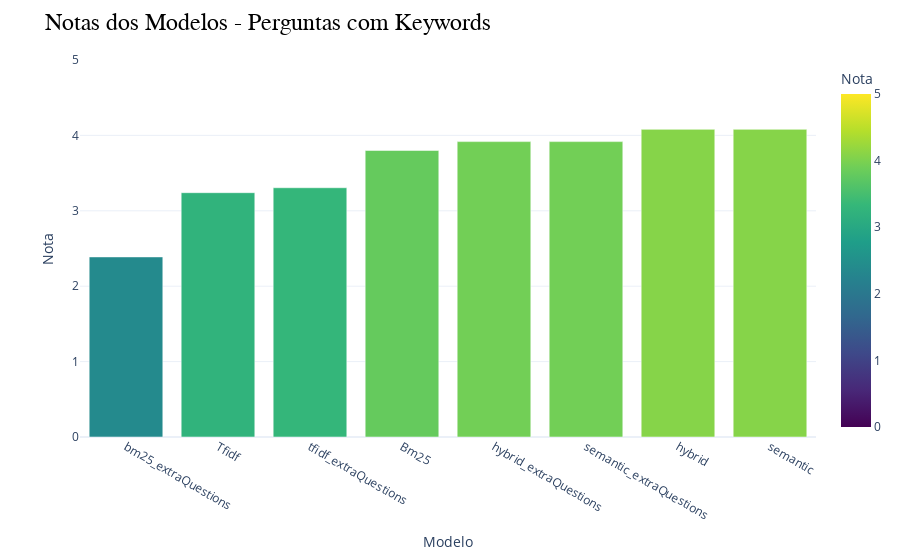

This figure's notebook cell:
### Markdown cell above
O semantic é melhor quando comparamos as dificuldades das perguntas, em geral. É naturalmente muito parecido com o hybrid, mas em algumas poucas perguntas tem melhor avaliação.

### Code cell
modelos = list(keywordd_mean.keys())
notas = list(keywordd_mean.values())

df = pd.DataFrame(list(zip(modelos, notas)), columns=['Modelo', 'Nota'])

df = df.sort_values('Nota')

fig = px.bar(df, x='Modelo', y='Nota', color='Nota', color_continuous_scale='Viridis',
             hover_data={'Nota':':.2f'}, range_color=[0,5])  # Set min and max values of the color scale

fig.update_layout(
    title='Notas dos Modelos - Perguntas com Keywords',
    title_font=dict(size=24, family='Courier', color='black'),
    showlegend=True,
    template='plotly_white'
)
fig.update_traces(hovertemplate='Modelo: %{x}<br>Nota: %{y:.2f}')

fig.update_yaxes(range=[0, 5])
fig.show()

### Figure 1 — Plotly figure (JSON) as saved in the notebook; plotly's stock layout.template omitted (floating-point values rounded to 4 significant figures)
{"data": [{"alignmentgroup": "True", "hovertemplate": "Modelo: %{x}<br>Nota: %{y:.2f}", "legendgroup": "", "marker": {"color": [2.388, 3.24, 3.306, 3.8, 3.918, 3.918, 4.08, 4.08], "coloraxis": "coloraxis", "pattern": {"shape": ""}}, "name": "", "offsetgroup": "", "orientation": "v", "showlegend": false, "textposition": "auto", "type": "bar", "x": ["bm25_extraQuestions", "Tfidf", "tfidf_extraQuestions", "Bm25", "hybrid_extraQuestions", "semantic_extraQuestions", "hybrid", "semantic"], "xaxis": "x", "y": [2.388, 3.24, 3.306, 3.8, 3.918, 3.918, 4.08, 4.08], "yaxis": "y"}], "layout": {"barmode": "relative", "coloraxis": {"cmax": 5, "cmin": 0, "colorbar": {"title": {"text": "Nota"}}, "colorscale": [[0, "#440154"], [0.1111, "#482878"], [0.2222, "#3e4989"], [0.3333, "#31688e"], [0.4444, "#26828e"], [0.5556, "#1f9e89"], [0.6667, "#35b779"], [0.7778, "#6ece58"], [0.8889, "#b5de2b"], [1, "#fde725"]]}, "legend": {"tracegroupgap": 0}, "margin": {"t": 60}, "showlegend": true, "title": {"font": {"color": "black", "family": "Courier", "size": 24}, "text": "Notas dos Modelos - Perguntas com Keywords"}, "xaxis": {"anchor": "y", "domain": [0, 1], "title": {"text": "Modelo"}}, "yaxis": {"anchor": "x", "domain": [0, 1], "range": [0, 5], "title": {"text": "Nota"}}}}
